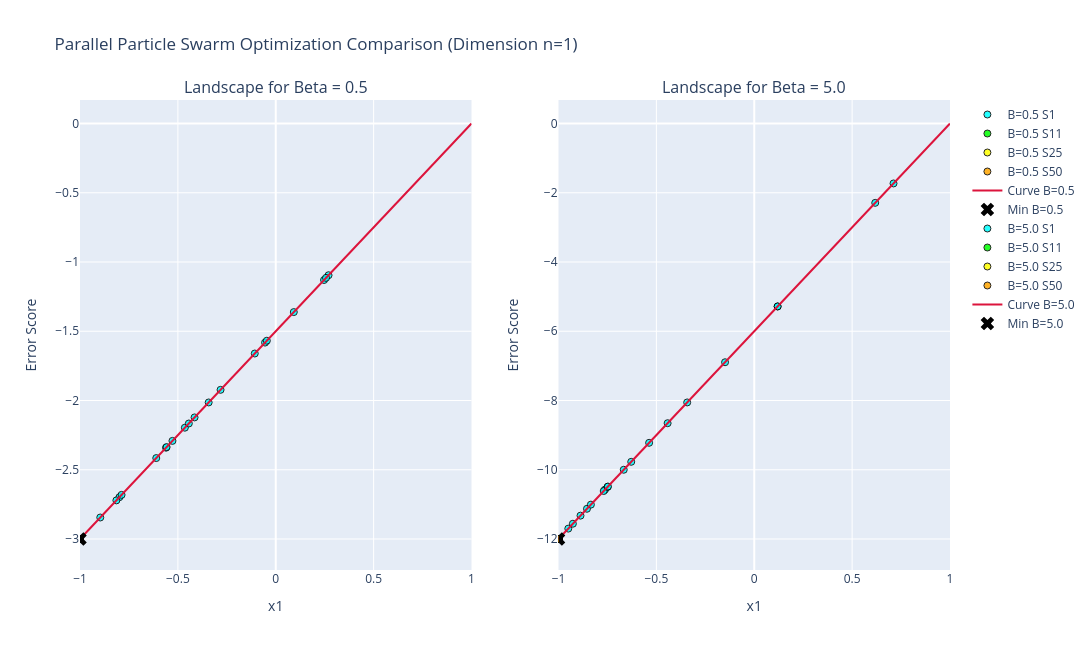
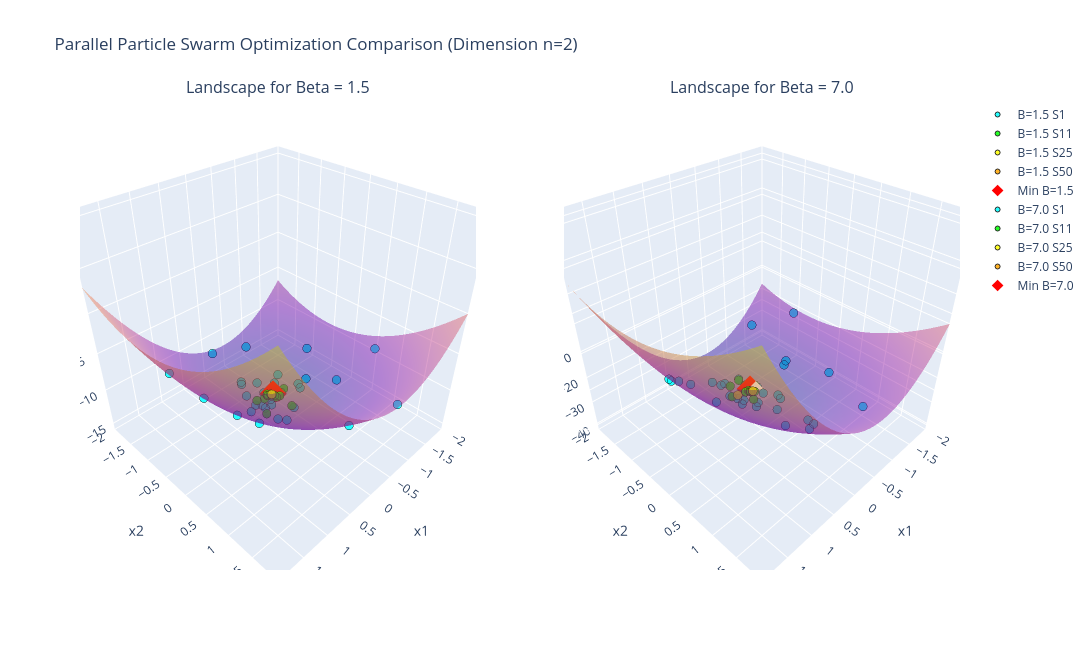

Notebook code cell kept with these figures, in order:
### Markdown cell above
ANA670 - Week 4 HW - Q4 \
$\beta$ shifts the gradient and relocates the global minimum of the landscape, creating a minimum for the swarm to find.

### Code cell
def run_multi_beta_experiment(n, b1, b2, steps=50, size=30, sel_steps=None):
    if sel_steps is None:
        sel_steps = [0, 10, 24, 49]
    low, high = -n, n
    
    def objective(x, b_val):
        v = 0.0
        for j in range(1, len(x) + 1):
            for i in range(1, len(x) + 1):
                v += (i**j + b_val) * ((x[i-1] / i)**j - 1)
        return v

    w, c1, c2 = 0.5, 1.5, 1.5
    colors = ['cyan', 'lime', 'yellow', 'orange', 'magenta']
    
    print(f"==================================================")
    print(f"📊 SYSTEM ENGINE TRIAL RUN: n={n} | beta_1={b1} vs beta_2={b2}")
    print(f"==================================================")
    print(f"--- Global Configuration Parameters ---\nDimensions: {n}\nSwarm Size: {size} particles\nTotal Generations: {steps}\nSearch Bounds: {low} <= x_i <= {high}")
    print(f"Velocity Vector: v = {w}*v + {c1}*r1*(p_best-x) + {c2}*r2*(g_best-x)\n")

    can_plot = n <= 2
    if not can_plot:
        print(f"[Engine Alert] Dimension scale n={n} exceeds 3D visualization physical boundaries.")
        print(f"[Engine Alert] Skipping Plotly visual mapping engine. Running tracking math calculations only...\n")

    if can_plot:
        if n == 1:
            fig = make_subplots(rows=1, cols=2, subplot_titles=(f"Landscape for Beta = {b1}", f"Landscape for Beta = {b2}"))
        else:
            fig = make_subplots(rows=1, cols=2, specs=[[{'type': 'surface'}, {'type': 'surface'}]], subplot_titles=(f"Landscape for Beta = {b1}", f"Landscape for Beta = {b2}"))

    for col_idx, current_b in enumerate([b1, b2], start=1):
        print(f"--> Executing Swarm Path Exploration for Beta = {current_b}...")
        pos = np.random.uniform(low, high, (size, n))
        vel = np.random.uniform(-1, 1, (size, n))
        p_best = np.copy(pos)
        p_sc = np.array([objective(p, current_b) for p in pos])
        g_best = np.copy(p_best[np.argmin(p_sc)])
        g_sc = p_sc[np.argmin(p_sc)]
        
        for t in range(steps):
            for i in range(size):
                r1, r2 = np.random.rand(n), np.random.rand(n)
                vel[i] = w * vel[i] + c1 * r1 * (p_best[i] - pos[i]) + c2 * r2 * (g_best - pos[i])
                pos[i] = np.clip(pos[i] + vel[i], low, high)
                sc = objective(pos[i], current_b)
                if sc < p_sc[i]:
                    p_sc[i], p_best[i] = sc, np.copy(pos[i])
                    if sc < g_sc: g_sc, g_best = sc, np.copy(pos[i])
            
            if can_plot and (t in sel_steps):
                z_vals = np.array([objective(p, current_b) for p in pos])
                color_str = colors[sel_steps.index(t) % len(colors)]
                if n == 1:
                    fig.add_trace(go.Scatter(
                        x=pos[:, 0], y=z_vals, mode='markers', name=f'B={current_b} S{t+1}',
                        marker=dict(size=7, color=color_str, opacity=0.85, line=dict(width=1, color='black'))
                    ), row=1, col=col_idx)
                else:
                    fig.add_trace(go.Scatter3d(
                        x=pos[:, 0], y=pos[:, 1], z=z_vals, mode='markers', name=f'B={current_b} S{t+1}',
                        marker=dict(size=5, color=color_str, opacity=0.85, line=dict(width=1, color='black'))
                    ), row=1, col=col_idx)
                    
            if t % max(1, steps // 3) == 0 or t == steps - 1:
                print(f"  [Log] Generation {t+1}/{steps} | Min Cost: {g_sc:.4f} | Optimal Dials: {np.round(g_best, 3)}")
                
        print(f"  [Result] Complete | Global Local Minimum: {g_sc:.6f} at Matrix Settings: {np.round(g_best, 4)}\n")

        if can_plot:
            if n == 1:
                x_line = np.linspace(low, high, 200)
                y_line = np.array([objective([xv], current_b) for xv in x_line])
                fig.add_trace(go.Scatter(x=x_line, y=y_line, mode='lines', name=f'Curve B={current_b}', line=dict(color='crimson', width=2)), row=1, col=col_idx)
                fig.add_trace(go.Scatter(x=[g_best[0]], y=[g_sc], mode='markers', name=f'Min B={current_b}', marker=dict(size=12, color='black', symbol='x')), row=1, col=col_idx)
                fig.update_xaxes(title_text='x1', range=[low, high], row=1, col=col_idx)
                fig.update_yaxes(title_text='Error Score', row=1, col=col_idx)
            else:
                x1, x2 = np.linspace(low, high, 40), np.linspace(low, high, 40)
                X1, X2 = np.meshgrid(x1, x2)
                Z = np.array([[objective([xv, yv], current_b) for xv in x1] for yv in x2])
                fig.add_trace(go.Surface(x=x1, y=x2, z=Z, colorscale='Plasma', opacity=0.45, showscale=False), row=1, col=col_idx)
                fig.add_trace(go.Scatter3d(x=[g_best[0]], y=[g_best[1]], z=[g_sc], mode='markers', name=f'Min B={current_b}', marker=dict(size=9, color='red', symbol='diamond')), row=1, col=col_idx)

    if can_plot:
        fig.update_layout(
            title=f"Parallel Particle Swarm Optimization Comparison (Dimension n={n})",
            width=1100, height=650, showlegend=True
        )
        if n > 1:
            fig.update_layout(
                scene=dict(xaxis_title='x1', yaxis_title='x2', zaxis_title='Error', xaxis=dict(range=[low, high]), yaxis=dict(range=[low, high])),
                scene2=dict(xaxis_title='x1', yaxis_title='x2', zaxis_title='Error', xaxis=dict(range=[low, high]), yaxis=dict(range=[low, high]))
            )
        fig.show()

run_multi_beta_experiment(n=1, b1=0.5, b2=5.0)
run_multi_beta_experiment(n=2, b1=1.5, b2=7.0)
run_multi_beta_experiment(n=5, b1=2.0, b2=9.0)
run_multi_beta_experiment(n=6, b1=2.5, b2=11.0)

### Figure 1 — Plotly figure (JSON) as saved in the notebook; plotly's stock layout.template omitted (floating-point values rounded to 4 significant figures; data arrays with more than 128 entries replaced by an {"elided": "..."} marker saying what was removed)
{"data": [{"marker": {"color": "cyan", "line": {"color": "black", "width": 1}, "opacity": 0.85, "size": 7}, "mode": "markers", "name": "B=0.5 S1", "type": "scatter", "x": [0.09227, -0.5605, -0.05462, 0.2467, -0.4643, -0.5576, -0.1071, -1.0, -0.8965, -0.04556, -0.7986, 0.2697, -1.0, -0.3427, -1.0, -0.4147, -0.8141, -1.0, -1.0, -1.0, 0.2569, -0.7876, -0.6105, -1.0, -1.0, -0.5277, -1.0, -1.0, -0.282, -0.444], "xaxis": "x", "y": [-1.362, -2.341, -1.582, -1.13, -2.196, -2.336, -1.661, -3.0, -2.845, -1.568, -2.698, -1.095, -3.0, -2.014, -3.0, -2.122, -2.721, -3.0, -3.0, -3.0, -1.115, -2.681, -2.416, -3.0, -3.0, -2.292, -3.0, -3.0, -1.923, -2.166], "yaxis": "y"}, {"marker": {"color": "lime", "line": {"color": "black", "width": 1}, "opacity": 0.85, "size": 7}, "mode": "markers", "name": "B=0.5 S11", "type": "scatter", "x": [-1.0, -1.0, -1.0, -1.0, -1.0, -1.0, -1.0, -1.0, -1.0, -1.0, -1.0, -1.0, -1.0, -1.0, -1.0, -1.0, -1.0, -1.0, -1.0, -1.0, -1.0, -1.0, -1.0, -1.0, -1.0, -1.0, -1.0, -1.0, -1.0, -1.0], "xaxis": "x", "y": [-3.0, -3.0, -3.0, -3.0, -3.0, -3.0, -3.0, -3.0, -3.0, -3.0, -3.0, -3.0, -3.0, -3.0, -3.0, -3.0, -3.0, -3.0, -3.0, -3.0, -3.0, -3.0, -3.0, -3.0, -3.0, -3.0, -3.0, -3.0, -3.0, -3.0], "yaxis": "y"}, {"marker": {"color": "yellow", "line": {"color": "black", "width": 1}, "opacity": 0.85, "size": 7}, "mode": "markers", "name": "B=0.5 S25", "type": "scatter", "x": [-1.0, -1.0, -1.0, -1.0, -1.0, -1.0, -1.0, -1.0, -1.0, -1.0, -1.0, -1.0, -1.0, -1.0, -1.0, -1.0, -1.0, -1.0, -1.0, -1.0, -1.0, -1.0, -1.0, -1.0, -1.0, -1.0, -1.0, -1.0, -1.0, -1.0], "xaxis": "x", "y": [-3.0, -3.0, -3.0, -3.0, -3.0, -3.0, -3.0, -3.0, -3.0, -3.0, -3.0, -3.0, -3.0, -3.0, -3.0, -3.0, -3.0, -3.0, -3.0, -3.0, -3.0, -3.0, -3.0, -3.0, -3.0, -3.0, -3.0, -3.0, -3.0, -3.0], "yaxis": "y"}, {"marker": {"color": "orange", "line": {"color": "black", "width": 1}, "opacity": 0.85, "size": 7}, "mode": "markers", "name": "B=0.5 S50", "type": "scatter", "x": [-1.0, -1.0, -1.0, -1.0, -1.0, -1.0, -1.0, -1.0, -1.0, -1.0, -1.0, -1.0, -1.0, -1.0, -1.0, -1.0, -1.0, -1.0, -1.0, -1.0, -1.0, -1.0, -1.0, -1.0, -1.0, -1.0, -1.0, -1.0, -1.0, -1.0], "xaxis": "x", "y": [-3.0, -3.0, -3.0, -3.0, -3.0, -3.0, -3.0, -3.0, -3.0, -3.0, -3.0, -3.0, -3.0, -3.0, -3.0, -3.0, -3.0, -3.0, -3.0, -3.0, -3.0, -3.0, -3.0, -3.0, -3.0, -3.0, -3.0, -3.0, -3.0, -3.0], "yaxis": "y"}, {"line": {"color": "crimson", "width": 2}, "mode": "lines", "name": "Curve B=0.5", "type": "scatter", "x": {"elided": "200 float values"}, "xaxis": "x", "y": {"elided": "200 float values"}, "yaxis": "y"}, {"marker": {"color": "black", "size": 12, "symbol": "x"}, "mode": "markers", "name": "Min B=0.5", "type": "scatter", "x": [-1], "xaxis": "x", "y": [-3], "yaxis": "y"}, {"marker": {"color": "cyan", "line": {"color": "black", "width": 1}, "opacity": 0.85, "size": 7}, "mode": "markers", "name": "B=5.0 S1", "type": "scatter", "x": [-0.7623, -0.6667, -1.0, -0.6285, -0.8545, -1.0, -0.9265, -0.537, -1.0, -1.0, -1.0, -1.0, -0.1492, 0.1193, -0.769, -0.7494, -0.7474, 0.618, 0.7115, -1.0, -0.3426, -1.0, -1.0, 0.1195, -0.4425, -0.8876, -0.8346, -0.95, -1.0, -1.0], "xaxis": "x2", "y": [-10.57, -10.0, -12.0, -9.771, -11.13, -12.0, -11.56, -9.222, -12.0, -12.0, -12.0, -12.0, -6.895, -5.284, -10.61, -10.5, -10.48, -2.292, -1.731, -12.0, -8.056, -12.0, -12.0, -5.283, -8.655, -11.33, -11.01, -11.7, -12.0, -12.0], "yaxis": "y2"}, {"marker": {"color": "lime", "line": {"color": "black", "width": 1}, "opacity": 0.85, "size": 7}, "mode": "markers", "name": "B=5.0 S11", "type": "scatter", "x": [-1.0, -1.0, -1.0, -1.0, -1.0, -1.0, -1.0, -1.0, -1.0, -1.0, -1.0, -1.0, -1.0, -1.0, -1.0, -1.0, -1.0, -1.0, -1.0, -1.0, -1.0, -1.0, -1.0, -1.0, -1.0, -1.0, -1.0, -1.0, -1.0, -1.0], "xaxis": "x2", "y": [-12.0, -12.0, -12.0, -12.0, -12.0, -12.0, -12.0, -12.0, -12.0, -12.0, -12.0, -12.0, -12.0, -12.0, -12.0, -12.0, -12.0, -12.0, -12.0, -12.0, -12.0, -12.0, -12.0, -12.0, -12.0, -12.0, -12.0, -12.0, -12.0, -12.0], "yaxis": "y2"}, {"marker": {"color": "yellow", "line": {"color": "black", "width": 1}, "opacity": 0.85, "size": 7}, "mode": "markers", "name": "B=5.0 S25", "type": "scatter", "x": [-1.0, -1.0, -1.0, -1.0, -1.0, -1.0, -1.0, -1.0, -1.0, -1.0, -1.0, -1.0, -1.0, -1.0, -1.0, -1.0, -1.0, -1.0, -1.0, -1.0, -1.0, -1.0, -1.0, -1.0, -1.0, -1.0, -1.0, -1.0, -1.0, -1.0], "xaxis": "x2", "y": [-12.0, -12.0, -12.0, -12.0, -12.0, -12.0, -12.0, -12.0, -12.0, -12.0, -12.0, -12.0, -12.0, -12.0, -12.0, -12.0, -12.0, -12.0, -12.0, -12.0, -12.0, -12.0, -12.0, -12.0, -12.0, -12.0, -12.0, -12.0, -12.0, -12.0], "yaxis": "y2"}, {"marker": {"color": "orange", "line": {"color": "black", "width": 1}, "opacity": 0.85, "size": 7}, "mode": "markers", "name": "B=5.0 S50", "type": "scatter", "x": [-1.0, -1.0, -1.0, -1.0, -1.0, -1.0, -1.0, -1.0, -1.0, -1.0, -1.0, -1.0, -1.0, -1.0, -1.0, -1.0, -1.0, -1.0, -1.0, -1.0, -1.0, -1.0, -1.0, -1.0, -1.0, -1.0, -1.0, -1.0, -1.0, -1.0], "xaxis": "x2", "y": [-12.0, -12.0, -12.0, -12.0, -12.0, -12.0, -12.0, -12.0, -12.0, -12.0, -12.0, -12.0, -12.0, -12.0, -12.0, -12.0, -12.0, -12.0, -12.0, -12.0, -12.0, -12.0, -12.0, -12.0, -12.0, -12.0, -12.0, -12.0, -12.0, -12.0], "yaxis": "y2"}, {"line": {"color": "crimson", "width": 2}, "mode": "lines", "name": "Curve B=5.0", "type": "scatter", "x": {"elided": "200 float values"}, "xaxis": "x2", "y": {"elided": "200 float values"}, "yaxis": "y2"}, {"marker": {"color": "black", "size": 12, "symbol": "x"}, "mode": "markers", "name": "Min B=5.0", "type": "scatter", "x": [-1], "xaxis": "x2", "y": [-12], "yaxis": "y2"}], "layout": {"annotations": [{"font": {"size": 16}, "showarrow": false, "text": "Landscape for Beta = 0.5", "x": 0.225, "xanchor": "center", "xref": "paper", "y": 1, "yanchor": "bottom", "yref": "paper"}, {"font": {"size": 16}, "showarrow": false, "text": "Landscape for Beta = 5.0", "x": 0.775, "xanchor": "center", "xref": "paper", "y": 1, "yanchor": "bottom", "yref": "paper"}], "height": 650, "showlegend": true, "title": {"text": "Parallel Particle Swarm Optimization Comparison (Dimension n=1)"}, "width": 1100, "xaxis": {"anchor": "y", "domain": [0, 0.45], "range": [-1, 1], "title": {"text": "x1"}}, "xaxis2": {"anchor": "y2", "domain": [0.55, 1], "range": [-1, 1], "title": {"text": "x1"}}, "yaxis": {"anchor": "x", "domain": [0, 1], "title": {"text": "Error Score"}}, "yaxis2": {"anchor": "x2", "domain": [0, 1], "title": {"text": "Error Score"}}}}

### Figure 2 — Plotly figure (JSON) as saved in the notebook; plotly's stock layout.template omitted (floating-point values rounded to 4 significant figures; data arrays with more than 128 entries replaced by an {"elided": "..."} marker saying what was removed)
{"data": [{"marker": {"color": "cyan", "line": {"color": "black", "width": 1}, "opacity": 0.85, "size": 5}, "mode": "markers", "name": "B=1.5 S1", "scene": "scene", "type": "scatter3d", "x": [-0.1007, -0.3904, -0.01231, 1.125, 1.786, -1.272, -0.07505, 0.2804, -0.4474, -0.05427, -0.8909, -0.1845, 0.005274, 0.3045, -0.3482, 0.06877, -0.2473, -0.4788, -1.105, -0.9033, -0.5691, -0.955, 0.764, -0.2404, -0.8579, -0.2024, 0.8546, -0.7125, -1.83, -1.549], "y": [-0.4994, -0.7631, 0.1965, -0.505, -0.319, 0.2066, -0.3923, -0.3667, -0.05243, -0.8584, -0.8982, -1.944, -0.5521, 1.686, -0.5392, 0.0674, -0.4077, -1.034, -0.376, -0.3333, 1.882, -0.4306, 0.3588, -1.208, -1.744, -1.155, -0.04506, -0.8091, 0.5651, -0.7682], "z": [-14.76, -15.13, -13.63, -8.559, -1.984, -12.71, -14.65, -13.56, -14.71, -14.62, -14.71, -12.58, -14.53, -6.148, -15.11, -13.69, -14.95, -14.96, -14.17, -14.65, -6.452, -14.61, -9.826, -14.56, -13.18, -14.59, -10.11, -15.03, -8.772, -12.41]}, {"marker": {"color": "lime", "line": {"color": "black", "width": 1}, "opacity": 0.85, "size": 5}, "mode": "markers", "name": "B=1.5 S11", "scene": "scene", "type": "scatter3d", "x": [-0.5197, -0.5086, -0.3973, 0.06491, -0.1279, -0.5319, -0.4676, -0.5199, -0.5191, -0.5664, -0.4645, -0.5152, -0.391, -0.5568, -0.5218, -0.5211, -0.5802, -0.4776, -0.5081, -0.4647, -0.543, -0.6217, -0.4148, -0.4875, -0.7236, -0.5197, -0.5511, -0.5444, -0.4625, -0.2802], "y": [-0.6636, -0.6787, -0.6521, -0.2095, -0.6616, -0.6178, -0.1237, -0.6207, -0.6364, -0.6191, -0.6559, -0.6854, -0.6725, -0.65, -0.6249, -0.6191, -0.6375, -0.52, -0.6879, -0.737, -0.4999, -0.542, -0.6944, -0.5757, -0.5767, -0.6665, -0.5927, -0.6512, -0.6191, -0.629], "z": [-15.18, -15.18, -15.16, -14.13, -14.83, -15.18, -14.82, -15.18, -15.18, -15.17, -15.18, -15.18, -15.15, -15.17, -15.18, -15.18, -15.17, -15.16, -15.18, -15.16, -15.15, -15.13, -15.16, -15.18, -15.05, -15.18, -15.17, -15.18, -15.18, -15.06]}, {"marker": {"color": "yellow", "line": {"color": "black", "width": 1}, "opacity": 0.85, "size": 5}, "mode": "markers", "name": "B=1.5 S25", "scene": "scene", "type": "scatter3d", "x": [-0.5013, -0.4985, -0.4991, -0.4953, -0.4942, -0.499, -0.4991, -0.4996, -0.4998, -0.4997, -0.5, -0.5, -0.4735, -0.495, -0.4999, -0.502, -0.4969, -0.495, -0.5004, -0.4999, -0.4978, -0.4999, -0.5062, -0.5002, -0.5037, -0.4935, -0.4923, -0.4985, -0.499, -0.5417], "y": [-0.6361, -0.6389, -0.6365, -0.6445, -0.6333, -0.6361, -0.6993, -0.6344, -0.6319, -0.632, -0.6423, -0.6358, -0.6376, -0.6359, -0.6362, -0.6322, -0.6351, -0.6652, -0.6369, -0.6388, -0.6348, -0.6362, -0.6376, -0.6287, -0.6386, -0.6327, -0.6365, -0.6367, -0.639, -0.636], "z": [-15.18, -15.18, -15.18, -15.18, -15.18, -15.18, -15.18, -15.18, -15.18, -15.18, -15.18, -15.18, -15.18, -15.18, -15.18, -15.18, -15.18, -15.18, -15.18, -15.18, -15.18, -15.18, -15.18, -15.18, -15.18, -15.18, -15.18, -15.18, -15.18, -15.18]}, {"marker": {"color": "orange", "line": {"color": "black", "width": 1}, "opacity": 0.85, "size": 5}, "mode": "markers", "name": "B=1.5 S50", "scene": "scene", "type": "scatter3d", "x": [-0.5, -0.5, -0.5, -0.5, -0.5, -0.5, -0.5001, -0.5, -0.5, -0.5, -0.5, -0.5, -0.5, -0.5, -0.5, -0.5, -0.5, -0.5, -0.5, -0.5, -0.5001, -0.5, -0.5, -0.5, -0.5, -0.5, -0.5, -0.5, -0.5, -0.4999], "y": [-0.6364, -0.6364, -0.6364, -0.6364, -0.6364, -0.6364, -0.6363, -0.6364, -0.6364, -0.6364, -0.6364, -0.6364, -0.6364, -0.6364, -0.6364, -0.6363, -0.6364, -0.6364, -0.6364, -0.6364, -0.6364, -0.6364, -0.6364, -0.6363, -0.6364, -0.6364, -0.6364, -0.6364, -0.6364, -0.6364], "z": [-15.18, -15.18, -15.18, -15.18, -15.18, -15.18, -15.18, -15.18, -15.18, -15.18, -15.18, -15.18, -15.18, -15.18, -15.18, -15.18, -15.18, -15.18, -15.18, -15.18, -15.18, -15.18, -15.18, -15.18, -15.18, -15.18, -15.18, -15.18, -15.18, -15.18]}, {"colorscale": [[0, "#0d0887"], [0.1111, "#46039f"], [0.2222, "#7201a8"], [0.3333, "#9c179e"], [0.4444, "#bd3786"], [0.5556, "#d8576b"], [0.6667, "#ed7953"], [0.7778, "#fb9f3a"], [0.8889, "#fdca26"], [1, "#f0f921"]], "opacity": 0.45, "scene": "scene", "showscale": false, "type": "surface", "x": [-2.0, -1.897, -1.795, -1.692, -1.59, -1.487, -1.385, -1.282, -1.179, -1.077, -0.9744, -0.8718, -0.7692, -0.6667, -0.5641, -0.4615, -0.359, -0.2564, -0.1538, -0.05128, 0.05128, 0.1538, 0.2564, 0.359, 0.4615, 0.5641, 0.6667, 0.7692, 0.8718, 0.9744, 1.077, 1.179, 1.282, 1.385, 1.487, 1.59, 1.692, 1.795, 1.897, 2.0], "y": [-2.0, -1.897, -1.795, -1.692, -1.59, -1.487, -1.385, -1.282, -1.179, -1.077, -0.9744, -0.8718, -0.7692, -0.6667, -0.5641, -0.4615, -0.359, -0.2564, -0.1538, -0.05128, 0.05128, 0.1538, 0.2564, 0.359, 0.4615, 0.5641, 0.6667, 0.7692, 0.8718, 0.9744, 1.077, 1.179, 1.282, 1.385, 1.487, 1.59, 1.692, 1.795, 1.897, 2.0], "z": {"elided": "40x40 float values"}}, {"marker": {"color": "red", "size": 9, "symbol": "diamond"}, "mode": "markers", "name": "Min B=1.5", "scene": "scene", "type": "scatter3d", "x": [-0.5], "y": [-0.6364], "z": [-15.18]}, {"marker": {"color": "cyan", "line": {"color": "black", "width": 1}, "opacity": 0.85, "size": 5}, "mode": "markers", "name": "B=7.0 S1", "scene": "scene2", "type": "scatter3d", "x": [-1.398, -0.2343, -1.321, -0.04493, 0.7716, -0.8623, -0.5825, -1.465, -0.1708, -0.106, -0.1377, -0.2713, 0.505, -1.249, -0.04437, 0.04257, -0.03726, 1.157, -0.04483, 0.4336, -0.3584, -0.6528, -0.3145, -0.1925, -0.6286, -0.3738, -0.5346, -1.949, -0.6993, 1.185], "y": [0.284, -1.214, -0.6839, -0.5401, -1.223, 1.398, -0.552, -1.755, -0.6301, -0.7309, -1.21, 0.904, -1.26, -0.6614, 1.003, 0.5745, -1.336, -0.9173, -0.8636, -0.668, 0.7109, -0.1868, -0.416, -0.3349, -0.7495, -0.0009591, -1.16, -1.084, -0.2925, -0.8138], "z": [-30.05, -38.84, -34.4, -37.97, -26.45, -25.29, -39.59, -29.98, -38.88, -38.58, -38.37, -31.27, -31.22, -35.29, -29.06, -32.15, -37.39, -17.84, -38.18, -32.81, -33.25, -38.56, -39.12, -38.44, -39.7, -37.88, -39.51, -22.84, -38.76, -17.12]}, {"marker": {"color": "lime", "line": {"color": "black", "width": 1}, "opacity": 0.85, "size": 5}, "mode": "markers", "name": "B=7.0 S11", "scene": "scene2", "type": "scatter3d", "x": [-0.5131, -0.4975, -0.4548, -0.2705, -0.4874, -0.4884, -0.5009, -0.5483, -0.4667, -0.6371, -0.5104, -0.4853, -0.5149, -0.4921, -0.5091, -0.3822, -0.4534, -0.06322, -0.4569, -0.3867, -0.3313, -0.6052, -0.4768, -0.6418, -0.4799, -0.4984, -0.5768, -0.5637, -0.5063, -0.5455], "y": [-0.7079, -0.791, -0.7742, -1.106, -0.8268, -0.7431, -0.8043, -0.8998, -0.7716, -0.8234, -0.804, -0.9098, -1.137, -0.8259, -0.9598, -0.8137, -0.8088, -0.8241, -0.7504, -0.8111, -0.5495, -0.8189, -0.7997, -0.9516, -0.8111, -0.8719, -0.8214, -0.7936, -0.8212, -0.8049], "z": [-39.81, -39.84, -39.82, -39.19, -39.84, -39.82, -39.84, -39.8, -39.83, -39.69, -39.84, -39.82, -39.56, -39.84, -39.79, -39.73, -39.82, -38.31, -39.81, -39.74, -39.41, -39.75, -39.84, -39.63, -39.84, -39.83, -39.79, -39.81, -39.84, -39.82]}, {"marker": {"color": "yellow", "line": {"color": "black", "width": 1}, "opacity": 0.85, "size": 5}, "mode": "markers", "name": "B=7.0 S25", "scene": "scene2", "type": "scatter3d", "x": [-0.5004, -0.5001, -0.4992, -0.199, -0.4983, -0.5018, -0.4999, -0.4985, -0.5, -0.4901, -0.5004, -0.4999, -0.4941, -0.4989, -0.4995, -0.4996, -0.4999, -0.4498, -0.5014, -0.5648, -0.5025, -0.5001, -0.5034, -0.4965, -0.4992, -0.4998, -0.5061, -0.4996, -0.4997, -0.5002], "y": [-0.8164, -0.8184, -0.8193, -0.8234, -0.8179, -0.8185, -0.8174, -0.8236, -0.8181, -0.8157, -0.8177, -0.8193, -0.8054, -0.8181, -0.8212, -0.8177, -0.8179, -0.8279, -0.8184, -0.8184, -0.8069, -0.8179, -0.8176, -0.738, -0.8164, -0.8178, -0.8199, -0.8187, -0.8185, -0.8194], "z": [-39.84, -39.84, -39.84, -39.12, -39.84, -39.84, -39.84, -39.84, -39.84, -39.84, -39.84, -39.84, -39.84, -39.84, -39.84, -39.84, -39.84, -39.82, -39.84, -39.81, -39.84, -39.84, -39.84, -39.82, -39.84, -39.84, -39.84, -39.84, -39.84, -39.84]}, {"marker": {"color": "orange", "line": {"color": "black", "width": 1}, "opacity": 0.85, "size": 5}, "mode": "markers", "name": "B=7.0 S50", "scene": "scene2", "type": "scatter3d", "x": [-0.5, -0.5, -0.5, -0.4984, -0.5, -0.5, -0.5, -0.5, -0.5, -0.5, -0.5, -0.5, -0.5, -0.5, -0.5, -0.5, -0.5, -0.4999, -0.5, -0.5, -0.5001, -0.5, -0.5, -0.5, -0.5, -0.5, -0.5, -0.5, -0.5, -0.5], "y": [-0.8182, -0.8182, -0.8182, -0.8184, -0.8182, -0.8182, -0.8182, -0.8182, -0.8182, -0.8182, -0.8182, -0.8182, -0.8182, -0.8182, -0.8182, -0.8182, -0.8182, -0.8186, -0.8182, -0.8182, -0.8189, -0.8182, -0.8182, -0.8182, -0.8182, -0.8182, -0.8182, -0.8182, -0.8182, -0.8182], "z": [-39.84, -39.84, -39.84, -39.84, -39.84, -39.84, -39.84, -39.84, -39.84, -39.84, -39.84, -39.84, -39.84, -39.84, -39.84, -39.84, -39.84, -39.84, -39.84, -39.84, -39.84, -39.84, -39.84, -39.84, -39.84, -39.84, -39.84, -39.84, -39.84, -39.84]}, {"colorscale": [[0, "#0d0887"], [0.1111, "#46039f"], [0.2222, "#7201a8"], [0.3333, "#9c179e"], [0.4444, "#bd3786"], [0.5556, "#d8576b"], [0.6667, "#ed7953"], [0.7778, "#fb9f3a"], [0.8889, "#fdca26"], [1, "#f0f921"]], "opacity": 0.45, "scene": "scene2", "showscale": false, "type": "surface", "x": [-2.0, -1.897, -1.795, -1.692, -1.59, -1.487, -1.385, -1.282, -1.179, -1.077, -0.9744, -0.8718, -0.7692, -0.6667, -0.5641, -0.4615, -0.359, -0.2564, -0.1538, -0.05128, 0.05128, 0.1538, 0.2564, 0.359, 0.4615, 0.5641, 0.6667, 0.7692, 0.8718, 0.9744, 1.077, 1.179, 1.282, 1.385, 1.487, 1.59, 1.692, 1.795, 1.897, 2.0], "y": [-2.0, -1.897, -1.795, -1.692, -1.59, -1.487, -1.385, -1.282, -1.179, -1.077, -0.9744, -0.8718, -0.7692, -0.6667, -0.5641, -0.4615, -0.359, -0.2564, -0.1538, -0.05128, 0.05128, 0.1538, 0.2564, 0.359, 0.4615, 0.5641, 0.6667, 0.7692, 0.8718, 0.9744, 1.077, 1.179, 1.282, 1.385, 1.487, 1.59, 1.692, 1.795, 1.897, 2.0], "z": {"elided": "40x40 float values"}}, {"marker": {"color": "red", "size": 9, "symbol": "diamond"}, "mode": "markers", "name": "Min B=7.0", "scene": "scene2", "type": "scatter3d", "x": [-0.5], "y": [-0.8182], "z": [-39.84]}], "layout": {"annotations": [{"font": {"size": 16}, "showarrow": false, "text": "Landscape for Beta = 1.5", "x": 0.225, "xanchor": "center", "xref": "paper", "y": 1, "yanchor": "bottom", "yref": "paper"}, {"font": {"size": 16}, "showarrow": false, "text": "Landscape for Beta = 7.0", "x": 0.775, "xanchor": "center", "xref": "paper", "y": 1, "yanchor": "bottom", "yref": "paper"}], "height": 650, "scene": {"domain": {"x": [0, 0.45], "y": [0, 1]}, "xaxis": {"range": [-2, 2], "title": {"text": "x1"}}, "yaxis": {"range": [-2, 2], "title": {"text": "x2"}}, "zaxis": {"title": {"text": "Error"}}}, "scene2": {"domain": {"x": [0.55, 1], "y": [0, 1]}, "xaxis": {"range": [-2, 2], "title": {"text": "x1"}}, "yaxis": {"range": [-2, 2], "title": {"text": "x2"}}, "zaxis": {"title": {"text": "Error"}}}, "showlegend": true, "title": {"text": "Parallel Particle Swarm Optimization Comparison (Dimension n=2)"}, "width": 1100}}
